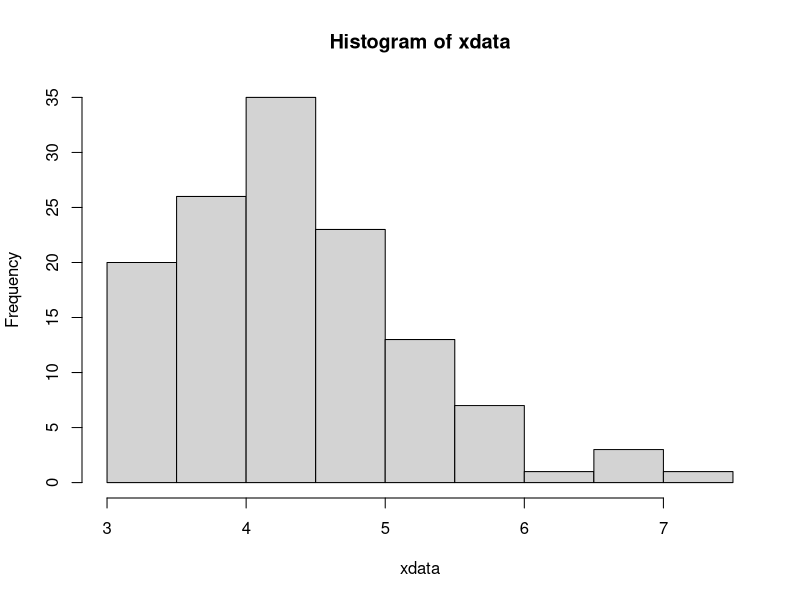
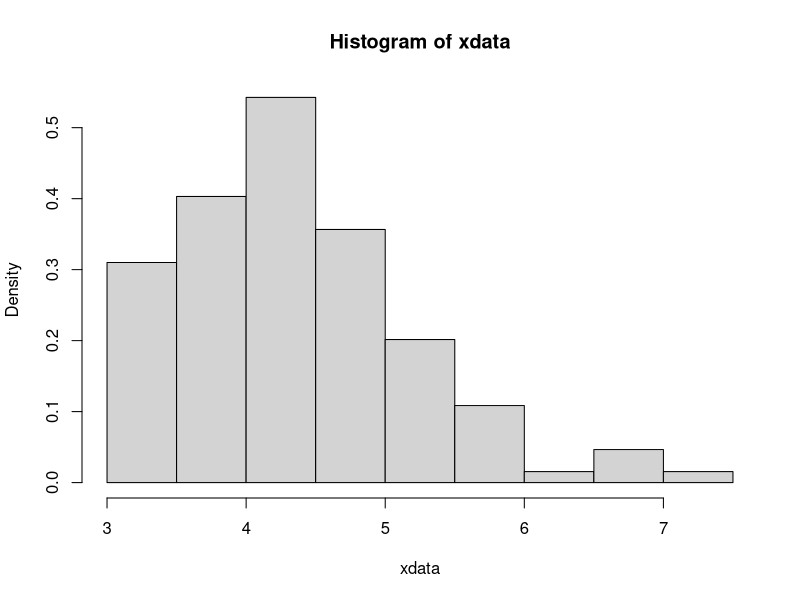

Source code (R) for these figures, in order: (Note: this script raises an error after producing the figures.)
# problem 7a
xvec <- c(5,15,26,35,23,13,7,1,3,1)
xvec
sum(xvec[1:4])
sum(xvec)
sum(xvec[1:4]/sum(xvec))
xvecquot <- sum(xvec[1:4]/sum(xvec))
xvecquot
round(xvecquot, 3)

# problem 7b
xvec <- c(5,15,26,35,23,13,7,1,3,1)
xvec
sum(xvec[7:10])
sum(xvec)
ans <- sum(xvec[7:10]/sum(xvec))
round(ans, 3)

# problem 7c
xdata <- c(rep(3,xvec[1]), rep(3.5,xvec[2]), rep(4,xvec[3]), rep(4.5,xvec[4]), rep(5,xvec[5]), rep(5.5,xvec[6]), 
           rep(6,xvec[7]), rep(6.5,xvec[8]), rep(7,xvec[9]), rep(7.5,xvec[10])) 
xdata  # display xdata so we can see what we did
hist(xdata)

# problem 7d
library(repr) # loading the library that let's us control plot size
options(repr.plot.width=5, repr.plot.height=4) # specifying the plot size we want
hist(xdata, probability = T)

# problem 8
vec <- c(6.5, 7.9, 9.2, 10.0, 10.7, 12.0, 12.5, 14.5, 14.9, 21.9)
vec
mean(vec)
median(vec)

# problem 9
xvec <- .001 * c(720, 841, 869, 902, 924, 936, 980, 1008, 1038, 1046, 1084, 1113, 1134, 1152, 1262, 1037)
xvec # make sure my xvec is right!
ansmean <- mean(xvec)
round(ansmean, 4)
ansmedian <- median(xvec)
round(ansmedian, 4)
# problem 9b
sort(xvec)
length(xvec)
sort(xvec)[8:9]
median(xvec)

x <- c(1.038)
x

1.350 - 1.038

# problem 10a
x <- c("F", "F", "S", "S", "F", "F", "S", "S", "F", "F")
x
x == "S"
sum(x == "S")
ans <- sum(x == "S")/length(x)
ans

# problem 10b 
x <- c(0, 0, 1, 1, 0, 0, 1, 1, 0, 0)
x
mean(x)

# problem 10c
table(x)
0.72 * 25

# problem 11a
xvec <- c(180.6, 181.7, 180.9, 181.5, 182.5, 181.7, 181.4, 182.1, 182.1, 180.2, 181.8, 180.4)
xvec
max(xvec) - min(xvec)
var(xvec)
sd(xvec)
sum(xvec^2)
length(xvec)*mean(xvec)^2
sort(xvec)
sum(xvec) # sum of all observations
sum(xvec^2) # sum of of squares of observations
s <- 394913.7 - 2176.9^2/12
s
ans <- s^2/12-1
ans

# problem 12a
xvec <- c(116.6, 115.5, 114.5, 115.4, 115.9)
sort(xvec)
mean(xvec)

# sd 
ans1 <- xvec - mean(xvec)
ans1

# problem 12b
ans1 <- var(xvec)
ans1

ans2 <- sd(xvec)
ans2
round(ans2, 3)

# problem 12c
ans3 <- sum(xvec) # sum of all GPa
ans3

ans4 <- sum(xvec^2) # sum of all the squares of GPa
ans4

ans5 <- (66796.03 - (577.9^2)/5)/4 # sum of all squares minus square of all sums divived by n minus n - 1
ans5

# problem 12d 
ans1 <- xvec[1:5]
subtract = 100
ans2 <- ans1 -subtract 
ans2
sum(ans2)

ans3 <- ans2^2
ans3
ans4 <- sum(ans3)
ans4

ans5 <- (1216.03 - (77.9^2)/5)/4
ans5

# problem 13a
temp_data <- read.csv("hw1_13.csv")
temp_data

temp_data$Cooler
cooler <- median(temp_data$Cooler)
cooler


control <- median(temp_data$Control)
control
temp_data$Control
length(temp_data$Control)
control <- temp_data$Control[1:11]
control
median(control)

temp_data$Warmer
length(temp_data$Warmer)
warmer <- temp_data$Warmer[1:14]
warmer
median(warmer)

#problem 13b 
cooler_sd <- sd(temp_data$Cooler)
cooler_sd
round(cooler_sd, 3)

control <- temp_data$Control[1:11]
control
round(sd(control), 3)

warmer <- temp_data$Warmer[1:14]
warmer
round(sd(warmer), 3)

### transforming variables ###
cool <- temp_data$Cooler
cool

control <- temp_data$Control[1:11]
control

warmer <- temp_data$Warmer[1:14]
warmer

# problem 13d
# par can be used to set or query graphical parameters
par(mfrow = c(1,3))
boxplot(cool, col='blue')
boxplot(control, col='grey')
boxplot(warmer, col='red')

temp <- c(cool, control, warmer)
temp
length(temp)

# length of cool
length(cool)

# length of control 
length(control)

# length of warmer
length(warmer)

# building of vector labels 
labels <- c(rep('cooler', 15), rep('control', 11), rep('warmer', 14))
labels

# creating a data.frame 
pr13.dat <- data.frame(temp = temp, label = labels)
# see number of rows and columns within data.frame 
dim(pr13.dat)
pr13.dat$label <- factor(pr13.dat$label, levels=c('cooler','control','warmer'))  
# previous step lets us control the order of the boxplots; just go with it for now; too much to explain here!

# creating new boxplot with data.frame
boxplot(temp ~ label, data = pr13.dat, col = c('blue', 'grey', 'red'), horizontal = TRUE)

# fourth spread is the width of the box in the box plot 

# problem 14
data <- c(2.69, 2.55, 2.76, 3.87, 2.36, 2.75, 3.87, 4.28, 3.82, 4.27, 3.44, 4.60, 2.33, 3.60, 2.84, 3.65, 3.10)
data
sum(data)
sum(data^2)
var(data)
round(var(data), 4)
round(sd(data), 4)

# problem 15a
data <- c(86, 101, 130, 160, 180, 195, 133, 145, 214, 105, 145, 152, 153, 136, 87, 99, 95, 119, 129)
length(data)
round(var(data), 4)
round(sd(data), 4)

# problem 15b
svar = 1293.497/(60^2)
svar
round(svar, 4)

svar = 35.9652/60
svar
round(svar, 4)

# problem 18a
data <- c(28.4, 49.1, 30.6, 28.6, 28.6, 26.1, 33.2, 29.9, 23.2, 30.4)
data
data(max) - data(min)
max(data) - min(data)
var(data)
round(var(data), 4)
round(sd(data), 4)
length(data)

# problem 18d
ans3 <- sum(data) # sum of all GPa
ans3

ans4 <- sum(data^2) # sum of all the squares of GPa
ans4

ans5 <- (9929.51 - (308.1^2)/10)/9  # sum of all squares minus square of all sums divived by n minus n - 1
ans5
round(ans5, 4)

# problem 19a
data <- c(242,	186,	161,	186, 181,	176,	172,
          209,	207,	182,	209,	184,	190,	198)
data
length(data)
mean(data)
sum(data)
mean <- 308.1/length(data)
mean
median(data)

# problem 19b
data <- c(258,	186,	161,	186, 181,	176,	172,
          209,	207,	182,	209,	184,	190,	198)
data
mean(data)
round(192.7857, 4)
median(data)

# problem 19c
data <- c(242,	186,	161,	186, 181,	176,	172,
          209,	207,	182,	209,	184,	190,	198)
data
min(data)
max(data)
mean(data, trim=0.1)

sort(data)

# problem 20a
data <- c(  22.2, 40.4, 16.4, 72.8, 36.6, 108.2,  
            30.0, 4.4, 33.1, 66.7, 81.5)
data
median(data)
length(data)
quantile(data)
summary(data)
max(data) - min(data)
69.75 - 26.10
boxplot(data, horizontal = TRUE)
1.5 * 26.1 
round(1.5 * 26.1, 1)
69.75 - 1.5 
round(68.25, 1)
26.10 - 1.5
1.5 * 45.64
45.64 - 68.46
1.5 * 167.79
251.685 + 167.79
167.79 + (1.5*122.15)
26.10 - (1.5 * 43.65)
68.75 + (1.5 * 43.65)
round(134.225, 1)
26.10 + (1.5 * 43.65)
round(91.575, 1)
summary(data)
26.10 - (1.5 * 43.65)
26.10 - (3 * 43.65)
69.75 + (3 * 43.65)
data <- c(  22.2, 40.4, 16.4, 72.8, 36.6, 71.6,  
            30.0, 4.4, 33.1, 66.7, 81.5)
data
108.2 - 81.5
sort(data)
108.2 - 26.10

summary(data)
108.2 - 36.6

data <- c(  22.2, 40.4, 16.4, 72.8, 36.6, 108.2,  
            30.0, 4.4, 33.1, 66.7, 81.5)
data
summary(data)
108.2 - 81.5
108.2 - 43.25
108.2 - 69.75

# problem 22
data <- c(29, 30, 33, 40, 58, 67, 68, 69, 76, 81, 85, 95, 96, 96, 99, 106, 112, 127, 145, 150)
data
sd(data)
round(sd(data), 1)
mean(data)
83.1 - 35.4
